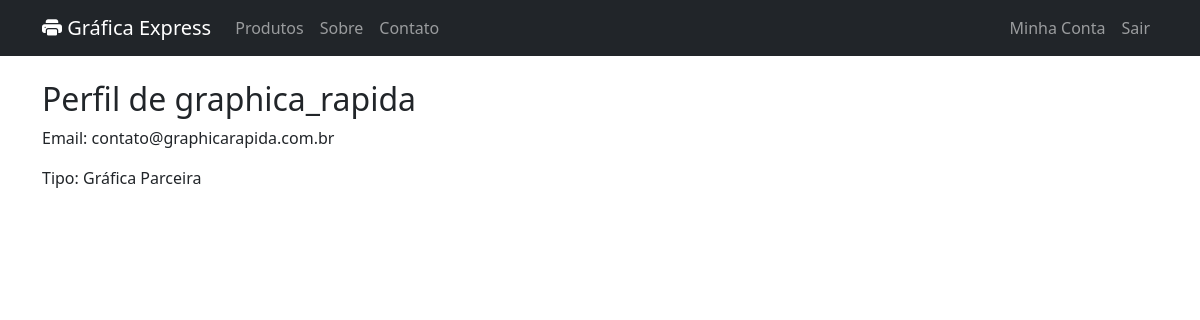
The app's page /accounts/profile/ (signed in) with its own data.
### accounts/models.py (models this page shows, shortened)
class CustomUser(AbstractUser):
    USER_TYPE_CHOICES = (
        ('customer', 'Cliente'),
        ('partner', 'Gráfica Parceira'),
        ('admin', 'Administrador'),
    )
    user_type = models.CharField(
        max_length=10,
        choices=USER_TYPE_CHOICES,
        default='customer'
    )
    phone = models.CharField(max_length=15, blank=True)
    email_verified = models.BooleanField(default=False)
    created_at = models.DateTimeField(auto_now_add=True)
    updated_at = models.DateTimeField(auto_now=True)
    class Meta:
        verbose_name = 'Usuário'
        verbose_name_plural = 'Usuários'

### accounts/views.py (the view)
# urls.py: path('profile/', views.profile, name='profile'),
@login_required
def profile(request):
    return render(request, 'accounts/profile.html')

### accounts/templates/accounts/profile.html
{% extends "base.html" %}
{% block content %}
<h2>Perfil de {{ request.user.username }}</h2>
<p>Email: {{ request.user.email }}</p>
<p>Tipo: {{ request.user.get_user_type_display }}</p>
{% endblock %}

### templates/base.html (style rules this page uses)
:root { --primary: #0066cc; --secondary: #ff6600; }

### records on screen
CustomUser: user.username "graphica_rapida", user.email "contato@graphicarapida.com.br", user.user_type "Gráfica Parceira"
